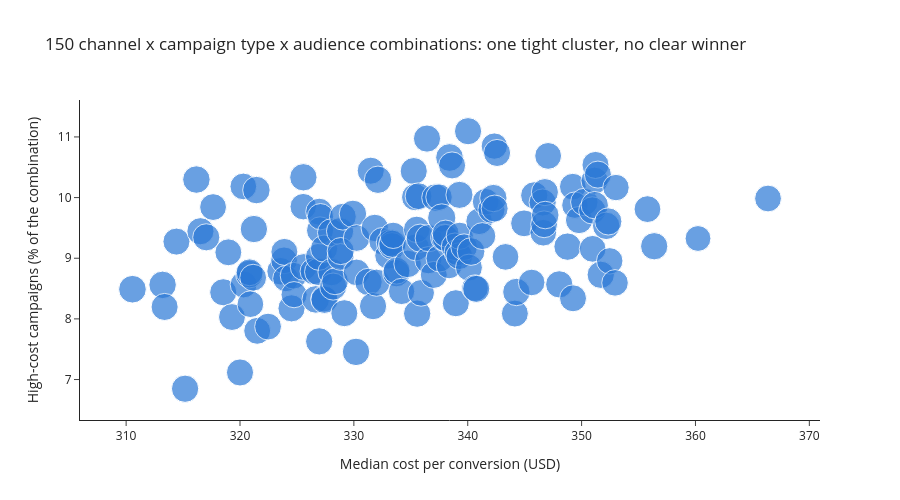

Notebook source saved alongside this figure:
### Markdown cell above
**What the cross-table tells us:** all 30 channel × campaign type pairs exist, each with between 6,488 and 6,899 campaigns, including combinations that make no business sense (6,589 *Email* campaigns run on *Facebook*). The only logical pair, *Email* campaigns on the *Email* channel, is no more frequent than the others (6,760). The chi-square test gives p = 0.629: channel and campaign type are **independent**. Together with the near-zero correlations in section 4.2, this confirms that **the columns of this dataset were generated at random and separately from each other**. It explains why no combination, segment or channel stands out: there is no real structure in the data for the analysis to find.

### Code cell
import plotly.express as px

# Interactive view of the 150 combinations: hover to see each one, zoom to compare.
# GitHub does not render Plotly, so the chart is also saved as a standalone HTML file.
plot_data = combos.reset_index().assign(
    Spend_M=lambda d: d["Spend"] / 1e6,
    High_Cost_Pct=lambda d: d["High_Cost_Share"] * 100,
)
fig = px.scatter(
    plot_data, x="Cost_per_Conversion", y="High_Cost_Pct", size="Spend_M",
    hover_name="Combination",
    hover_data={"Campaigns": ":,", "Cost_per_Conversion": ":.1f", "High_Cost_Pct": ":.1f", "Spend_M": ":.1f"},
    labels={
        "Cost_per_Conversion": "Median cost per conversion (USD)",
        "High_Cost_Pct": "High-cost campaigns (% of the combination)",
        "Spend_M": "Total spend (million USD)",
    },
    title="150 channel x campaign type x audience combinations: one tight cluster, no clear winner",
    color_discrete_sequence=[BLUE],
)
fig.update_traces(marker={"opacity": 0.7, "line": {"width": 1, "color": "white"}})
fig.update_layout(template="simple_white", height=500)
fig.write_html("../reports/figures/q6_combinations_interactive.html", include_plotlyjs="cdn")
fig.show()

### Figure 1 — Plotly figure (JSON) as saved in the notebook; plotly's stock layout.template omitted (floating-point values rounded to 4 significant figures; data arrays with more than 128 entries replaced by an {"elided": "..."} marker saying what was removed)
{"data": [{"customdata": {"elided": "150x2 float values"}, "hovertemplate": "<b>%{hovertext}</b><br><br>Median cost per conversion (USD)=%{x:.1f}<br>High-cost campaigns (% of the combination)=%{y:.1f}<br>Total spend (million USD)=%{customdata[1]:.1f}<br>Campaigns=%{customdata[0]:,}<extra></extra>", "hovertext": {"elided": "150 str values"}, "legendgroup": "", "marker": {"color": "#2a78d6", "line": {"color": "white", "width": 1}, "opacity": 0.7, "size": {"elided": "150 float values"}, "sizemode": "area", "sizeref": 0.04552, "symbol": "circle"}, "mode": "markers", "name": "", "orientation": "v", "showlegend": false, "type": "scatter", "x": {"elided": "150 float values"}, "xaxis": "x", "y": {"elided": "150 float values"}, "yaxis": "y"}], "layout": {"height": 500, "legend": {"itemsizing": "constant", "tracegroupgap": 0}, "title": {"text": "150 channel x campaign type x audience combinations: one tight cluster, no clear winner"}, "xaxis": {"anchor": "y", "domain": [0.0, 1.0], "title": {"text": "Median cost per conversion (USD)"}}, "yaxis": {"anchor": "x", "domain": [0.0, 1.0], "title": {"text": "High-cost campaigns (% of the combination)"}}}}
